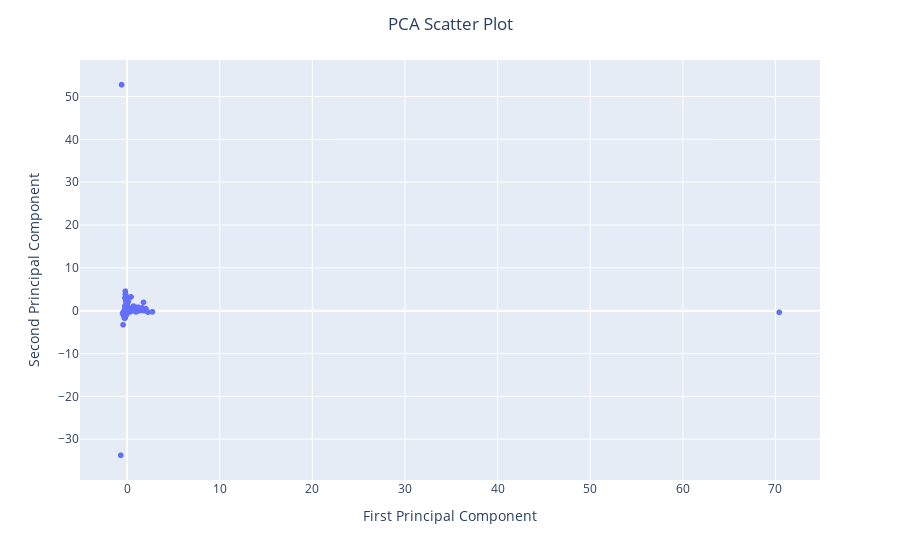

The cell this chart's notebook holds for it:
### Code cell
# Ensure 'df' is your original DataFrame and 'df_pca' is your PCA results DataFrame
# Merge the PCA results back into the original DataFrame
# The assumption here is that 'df' and 'df_pca' have the same number of rows and corresponding indices

# If 'df' does not already have an 'index_col' column
df['index_col'] = df.index

# Join PCA results to the original DataFrame
df_combined = df.join(df_pca)

# Now create the scatter plot using the combined DataFrame
fig = px.scatter(
    df_combined, 
    x=0,  # First principal component
    y=1,  # Second principal component
    hover_data=['index_col', 'name']  # Showing index and name on hover
)

# Updating labels
fig.update_layout(
    title='PCA Scatter Plot',
    xaxis_title='First Principal Component',
    yaxis_title='Second Principal Component',
    title_x=0.5
)

# Show the plot
fig.show()

### Figure 1 — Plotly figure (JSON) as saved in the notebook; plotly's stock layout.template omitted (floating-point values rounded to 4 significant figures; data arrays with more than 128 entries replaced by an {"elided": "..."} marker saying what was removed)
{"data": [{"customdata": {"elided": "3643x2 mixed values"}, "hovertemplate": "0=%{x}<br>1=%{y}<br>index_col=%{customdata[0]}<br>name=%{customdata[1]}<extra></extra>", "legendgroup": "", "marker": {"color": "#636efa", "symbol": "circle"}, "mode": "markers", "name": "", "showlegend": false, "type": "scattergl", "x": {"elided": "3643 float values"}, "xaxis": "x", "y": {"elided": "3643 float values"}, "yaxis": "y"}], "layout": {"legend": {"tracegroupgap": 0}, "margin": {"t": 60}, "title": {"text": "PCA Scatter Plot", "x": 0.5}, "xaxis": {"anchor": "y", "domain": [0, 1], "title": {"text": "First Principal Component"}}, "yaxis": {"anchor": "x", "domain": [0, 1], "title": {"text": "Second Principal Component"}}}}
